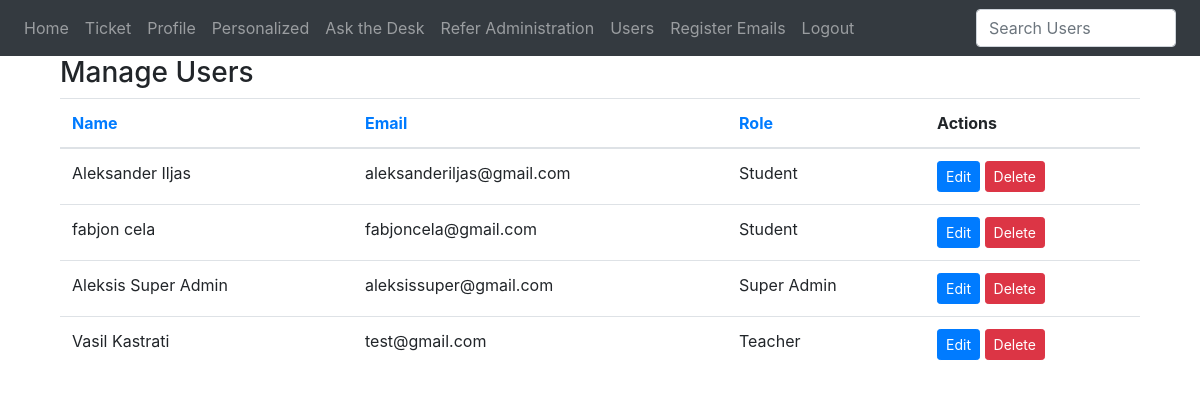
Screenshot of /users (signed in) with the database file from the repository.
### website/models.py (models this page shows)
class User(db.Model, UserMixin):
    id = db.Column(db.Integer, primary_key=True)
    email = db.Column(db.String(150), unique=True, nullable=False)
    password = db.Column(db.String(150), nullable=False)
    first_name = db.Column(db.String(150), nullable=False)
    department_id = db.Column(db.Integer, db.ForeignKey("department.id"), nullable=True)
    faculty_id = db.Column(db.Integer, db.ForeignKey("faculty.id"), nullable=True)
    gpa = db.Column(db.Float, nullable=True)
    role_id = db.Column(db.Integer, db.ForeignKey("role.id"), nullable=False)
    allow_ticket_visibility = db.Column(
        db.Boolean, default=True
    )  # New field for visibility
    role = db.relationship("Role", backref="users", lazy=True)
    faculty = db.relationship("Faculty", backref="users", lazy=True)

class Role(db.Model):
    id = db.Column(db.Integer, primary_key=True)
    name = db.Column(db.String(50), unique=True, nullable=False)

### website/views.py (the view)
@views.route("/users")
@login_required
def users():
    if current_user.role.name != "Super Admin":
        flash("Access denied.", category="error")
        return redirect(url_for("views.home"))
    sort_by = request.args.get("sort_by", "role")  # Default sort by role
    if sort_by == "name":
        users = User.query.order_by(User.first_name.asc()).all()
    elif sort_by == "email":
        users = User.query.order_by(User.email.asc()).all()
    else:  # Default to sorting by role
        users = (
            User.query.join(Role).order_by(Role.name.asc(), User.first_name.asc()).all()
        )
    return render_template("users.html", user=current_user, users=users)

### website/__init__.py (called while the page is built)
def create_app():
    app = Flask(__name__)
    app.config["SECRET_KEY"] = "hjshjhdjah kjshkjdhjs"  # Use a secure key in production
    app.config["SQLALCHEMY_DATABASE_URI"] = f"sqlite:///{DB_NAME}"
    db.init_app(app)
    from .views import views
    from .auth import auth
    app.register_blueprint(views, url_prefix="/")
    app.register_blueprint(auth, url_prefix="/")
    from .models import User
    with app.app_context():
        db.create_all()
    login_manager = LoginManager()
    login_manager.login_view = "auth.login"
    login_manager.init_app(app)
    @login_manager.user_loader
    def load_user(id):
        return User.query.get(int(id))
    return app

### website/templates/users.html (shortened to what this page needs)
{% extends "base.html" %}
{% block content %}
<div class="container">
    <h3>Manage Users</h3>
    <table class="table">
        <thead>
            <tr>
                <th><a href="{{ url_for('views.users', sort_by='name') }}">Name</a></th>
                <th><a href="{{ url_for('views.users', sort_by='email') }}">Email</a></th>
                <th><a href="{{ url_for('views.users', sort_by='role') }}">Role</a></th>
                <th>Actions</th>
            </tr>
        </thead>
        <tbody>
            {% for user in users %}
            <tr>
                <td>{{ user.first_name }}</td>
                <td>{{ user.email }}</td>
                <td>{{ user.role.name }}</td>
                <td>
                    <a href="{{ url_for('views.edit_user', user_id=user.id) }}" class="btn btn-primary btn-sm">Edit</a>
                    <form action="{{ url_for('views.delete_user', user_id=user.id) }}" method="POST" style="display:inline;">
                        <button type="submit" class="btn btn-danger btn-sm">Delete</button>
                    </form>
                </td>
            </tr>
            {% endfor %}
        </tbody>
    </table>
</div>
{% endblock %}

### website/templates/base.html (shortened to what this page needs)
<!DOCTYPE html>
<html>
<head>
    <link
        rel="stylesheet"
        href="https://stackpath.bootstrapcdn.com/bootstrap/4.4.1/css/bootstrap.min.css"
    />
    <link
        rel="stylesheet"
        href="https://stackpath.bootstrapcdn.com/font-awesome/4.7.0/css/font-awesome.min.css"
    />
</head>
<body>
    <nav class="navbar navbar-expand-lg navbar-dark bg-dark">
        <div class="collapse navbar-collapse" id="navbar">
            <div class="navbar-nav mr-auto">
                {% if user.is_authenticated %}
                <a class="nav-item nav-link" id="home" href="/">Home</a>
                <a class="nav-item nav-link" id="ticket" href="/ticket">Ticket</a>
                <a class="nav-item nav-link" id="profile" href="/profile">Profile</a>
                <a class="nav-item nav-link" id="personalized" href="/personalized">Personalized</a>
                <a class="nav-item nav-link" id="ask-the-desk" href="/ask-the-desk">Ask the Desk</a>
                {% if user.role.name == 'Super Admin' or user.role.name == 'Admin' or user.role.name == 'Desk Support' %}
                <a class="nav-item nav-link" id="refer-administration" href="/refer-administration">Refer Administration</a>
                {% endif %}
                {% if user.role.name == 'Super Admin' %}
                <a class="nav-item nav-link" id="users" href="/users">Users</a>
                <a class="nav-item nav-link" id="register-emails" href="/register-emails">Register Emails</a>
                {% endif %}
                <a class="nav-item nav-link" id="logout" href="/logout">Logout</a>
                {% else %}
                <a class="nav-item nav-link" id="login" href="/login">Login</a>
                <a class="nav-item nav-link" id="signUp" href="/sign-up">Sign Up</a>
                {% endif %}
            </div>
            {% if user.is_authenticated %}
            <form class="search-form form-inline ml-auto" onsubmit="return searchUsers()">
                <input id="searchBar" class="form-control mr-sm-2" type="search" placeholder="Search Users" aria-label="Search" oninput="searchUsers()" />
            </form>
            {% endif %}
        </nav>
    <div class="container">{% block content %}{% endblock %}</div>
</body>
</html>

### website/templates/base.html (style rules this page uses)
.navbar-nav { margin-right: auto; }
.search-form { display: flex; align-items: center; position: relative; }
.search-form .form-control { width: 200px; }

### rows the page displays
User: first_name "Aleksander Iljas", email "aleksanderiljas@gmail.com", role.name "Student"
User: first_name "fabjon cela", email "fabjoncela@gmail.com", role.name "Student"
User: first_name "Aleksis Super Admin", email "aleksissuper@gmail.com", role.name "Super Admin"
User: first_name "Vasil Kastrati", email "test@gmail.com", role.name "Teacher"
